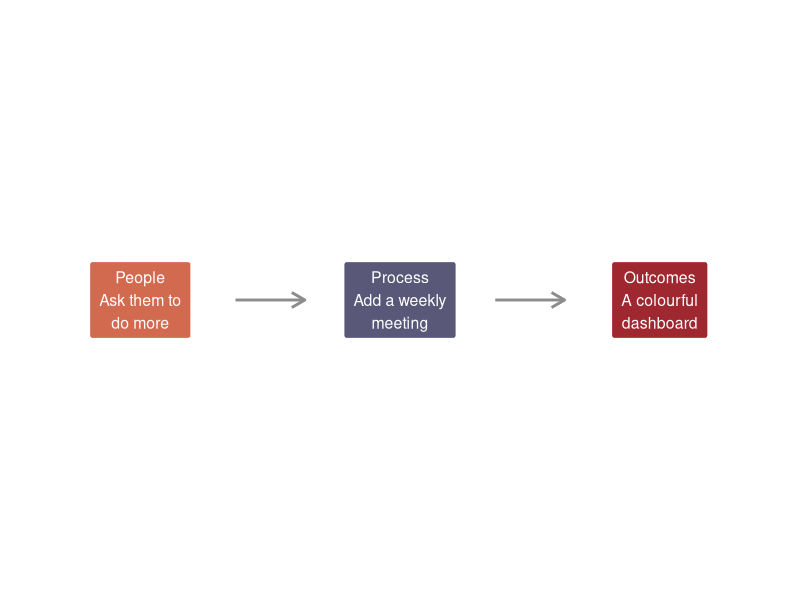
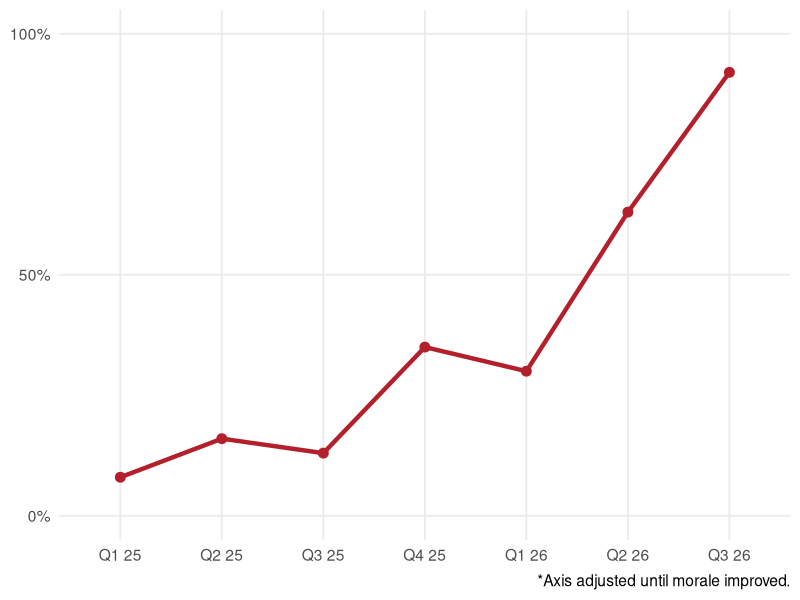

Recreate these plots in R, in order.
## ---- chunk 1
#| label: fig-strategy
#| output-location: column
#| fig-width: 7
#| fig-height: 4
#| fig-align: center
#| fig-alt: "Three coloured strategy boxes connected by right-pointing arrows."

library(ggplot2)

strategy <- data.frame(
  x = c(1, 2.5, 4),
  y = 1,
  label = c(
    "People\nAsk them to\ndo more",
    "Process\nAdd a weekly\nmeeting",
    "Outcomes\nA colourful\ndashboard"
  ),
  stage = c("People", "Process", "Outcomes")
)

ggplot(strategy, aes(x, y)) +
  annotate(
    "segment", x = 1.55, xend = 1.95, y = 1, yend = 1,
    arrow = grid::arrow(length = grid::unit(0.15, "inches")),
    colour = "grey55", linewidth = 1
  ) +
  annotate(
    "segment", x = 3.05, xend = 3.45, y = 1, yend = 1,
    arrow = grid::arrow(length = grid::unit(0.15, "inches")),
    colour = "grey55", linewidth = 1
  ) +
  geom_label(
    aes(label = label, fill = stage), colour = "white", size = 4,
    label.padding = grid::unit(0.5, "lines"), linewidth = 0
  ) +
  scale_fill_manual(values = c("#9f2830", "#d26a50", "#595878")) +
  coord_cartesian(xlim = c(0.4, 4.6), ylim = c(0.6, 1.4), clip = "off") +
  theme_void() +
  theme(legend.position = "none")
## ---- chunk 2
#| label: fig-growth
#| echo: true
#| output-location: column
#| fig-width: 7
#| fig-height: 4
#| fig-align: center
#| fig-alt: "A red line chart showing strong growth over seven quarters."

growth <- data.frame(
  quarter = factor(
    c("Q1 25", "Q2 25", "Q3 25", "Q4 25", "Q1 26", "Q2 26", "Q3 26"),
    levels = c("Q1 25", "Q2 25", "Q3 25", "Q4 25", "Q1 26", "Q2 26", "Q3 26")
  ),
  value = c(8, 16, 13, 35, 30, 63, 92)
)

ggplot(growth, aes(quarter, value, group = 1)) +
  geom_line(colour = "#b31f2b", linewidth = 1.5) +
  geom_point(colour = "#b31f2b", size = 3) +
  scale_y_continuous(
    limits = c(0, 100), breaks = c(0, 50, 100),
    labels = function(x) paste0(x, "%")
  ) +
  labs(x = NULL, y = NULL, caption = "*Axis adjusted until morale improved.") +
  theme_minimal(base_size = 14) +
  theme(panel.grid.minor = element_blank())
